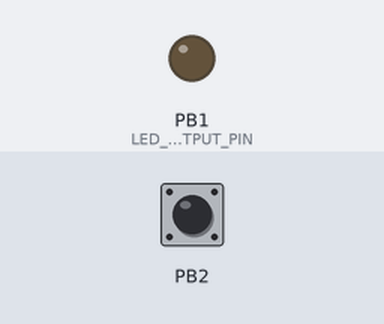
Recording of a sketch running on a simulated ATtiny85, built with avr-gcc and run on an emulated ATtiny85. Shown: output pins drawn as LEDs (lit = HIGH). The inputs (shaded band) are chosen by the test bench; at power-on: PB2 HIGH.

Above: at 1.2 s.
1.3 s: PB2 pulled LOW for 0.15 s
At 2.4 s:
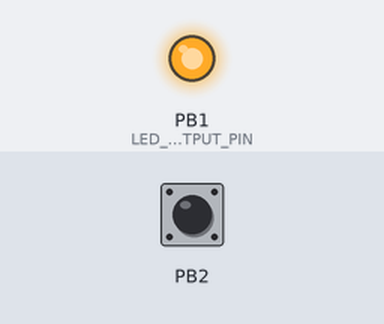
3.0 s: PB2 pulled LOW for 1 s
At 3.47 s:
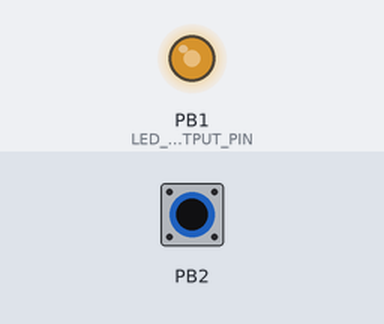
At 4.5 s:
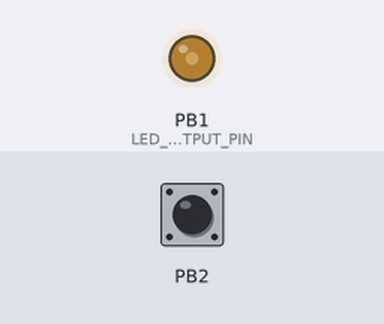
Timing chart, 0 to 6.0 s (numbered marks = the images above; inputs shaded):
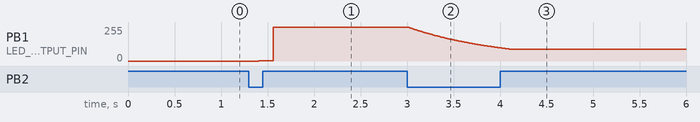

The sketch:

touch_dimmer_tiny.ino
```cpp
#define __AVR_ATtiny85__
#include <avr/sleep.h>
#include <avr/wdt.h>
#include <avr/interrupt.h>

#include "CapacitiveSensor.h"

// first value is output pin, second value is input pin connected to touch sensor with 1m ohm resistor between
CapacitiveSensor capSensor = CapacitiveSensor(4, 2);
int threshold = 300;

int tap_limit = 50;

// average the sensor signal over this many samples
long avgOver = 16;


#define PWM_DIVISOR 10
#define PWM_MAX (255*PWM_DIVISOR)
#define PWM_MIN 0

// pin the LED is connected to
//const int ledPin = 1;
#define LED_OUTPUT_PIN  1

void setup() {
  pinMode(LED_OUTPUT_PIN, OUTPUT);
  analogWrite(LED_OUTPUT_PIN, 0);
  // make sure we don't have ADC running
  ADCSRA &= ~(1<<ADEN);
}

  int dir = 1;
  long pwm = 0;
  int held = 0;
  int peak = 0;
  long lastValue=0;
  long avgValue=0;
void set_pwm() {
  analogWrite(LED_OUTPUT_PIN, pwm/PWM_DIVISOR);
}

// move faster at larger values where it isn't noticed
// move slower at smaller values where it is
void pwm_adjust() {
  long offset = pwm / 100;
  if (offset == 0) {
    offset = 1;
  }

  if (!dir) offset = -offset;
  if (pwm + offset > PWM_MAX) {
    pwm = PWM_MAX;
    return;
  }
  if (pwm + offset < PWM_MIN) {
    pwm = PWM_MIN;
    return;
  }
  pwm += offset;
}


void loop() {

#ifdef BOGUS

  setup_watchdog(4);
  set_sleep_mode(SLEEP_MODE_PWR_SAVE);
  sleep_mode();
  sensor_loop();
  controls();

#else

  static uint32_t StartMs=millis();
  uint32_t NowMS = millis();

  if((NowMS-StartMs) >= 10)
  {
    StartMs=NowMS;
    sensor_loop();
    controls();
  }
#endif
}


void sensor_loop() {
  // store the value reported by the sensor in a variable
  long sensorValue = capSensor.capacitiveSensor(30);

  lastValue = avgValue;
  avgValue += (sensorValue / avgOver) - (avgValue / avgOver);
  if (avgValue) avgValue -= 1;

}

void controls() {
  if (avgValue > threshold && (lastValue <= threshold || peak)) {
    if (held < tap_limit) {
      held++;
    }
    if (avgValue > peak) {
      peak = avgValue;
    }
    if (avgValue < peak / 2) {
      // no longer held
      if (held < tap_limit) {
          // let off quickly
          if (dir) {
            pwm = PWM_MAX;
          } else {
            pwm = PWM_MIN;
          }
          set_pwm();
      }
      if (dir) {
        dir = 0;
      } else {
        dir = 1;
      }
      held = 0;
      peak = 0;
    } else {
      // slow adjust
      pwm_adjust();
      set_pwm();
    }
  }
}


//This runs each time the watch dog wakes us up from sleep
ISR(WDT_vect) {
//  digitalWrite(1, LOW);
}


//Sets the watchdog timer to wake us up, but not reset
//0=16ms, 1=32ms, 2=64ms, 3=128ms, 4=250ms, 5=500ms
//6=1sec, 7=2sec, 8=4sec, 9=8sec
//From: http://interface.khm.de/index.php/lab/experiments/sleep_watchdog_battery/
void setup_watchdog(int timerPrescaler) {

  if (timerPrescaler > 9 ) timerPrescaler = 9; //Limit incoming amount to legal settings

  char bb = timerPrescaler & 7;
  if (timerPrescaler > 7) bb |= (1<<5); //Set the special 5th bit if necessary

  //This order of commands is important and cannot be combined
  MCUSR &= ~(1<<WDRF); //Clear the watch dog reset
  WDTCR |= (1<<WDCE) | (1<<WDE); //Set WD_change enable, set WD enable
  WDTCR = bb; //Set new watchdog timeout value
  WDTCR |= _BV(WDIE); //Set the interrupt enable, this will keep unit from resetting after each int
}
```

Measured:
- after the input at 1.3 s, PB1 (LED_OUTPUT_PIN): 0/255 → 1/255 after 0.11 s, → 255/255 0.10 s later
- after the input at 3.0 s, PB1 (LED_OUTPUT_PIN): moves from 255/255 to 90/255 over 1.1 s, starting at once
